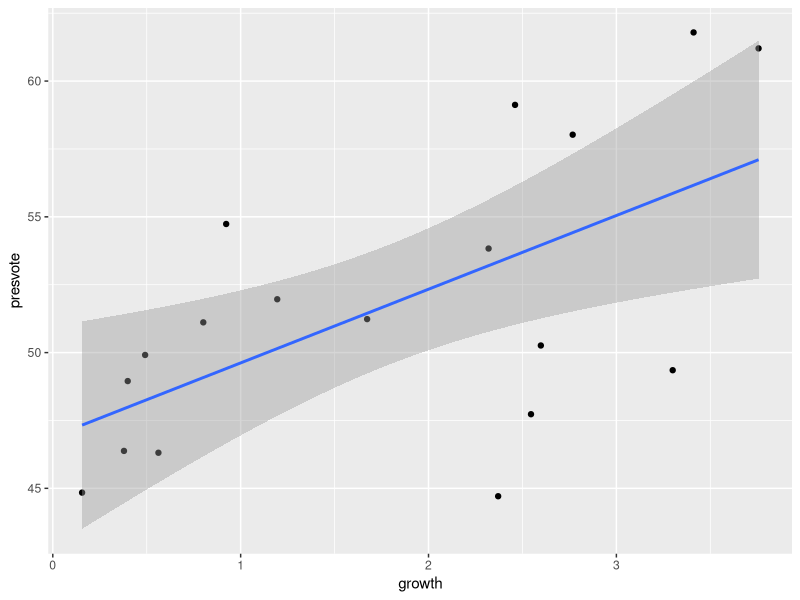
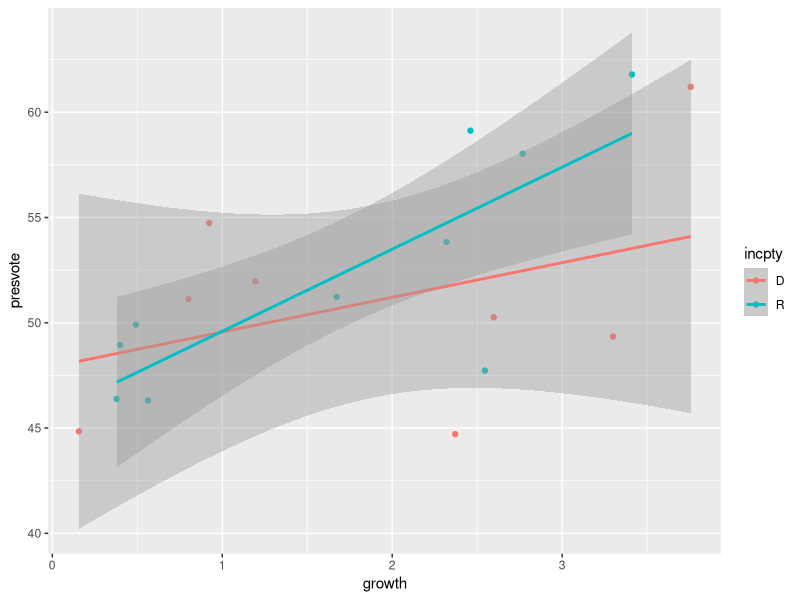
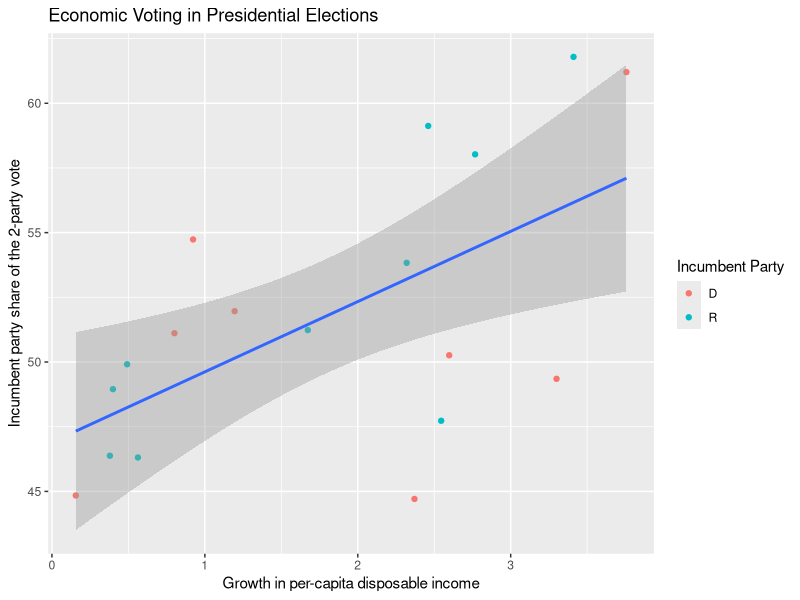

Reproduce these figures in R, in order.
library(ggplot2)

potusdata <- read.csv("potusdata.csv")

ggplot(data = potusdata, aes(x = growth, y = presvote)) +
  geom_point() +
  geom_smooth(method = "lm")

ggplot(data = potusdata, aes(x = growth, y = presvote, color = incpty)) +
  geom_point() +
  geom_smooth(method = "lm")

ggplot(data = potusdata, aes(x = growth, y = presvote)) +
  geom_point(aes(color = incpty)) +
  geom_smooth(method = "lm") +
  labs(x = "Growth in per-capita disposable income",
       y = "Incumbent party share of the 2-party vote",
       y = "Incumbent party share of the 2-party vote",
       color = "Incumbent Party",
       title = "Economic Voting in Presidential Elections")